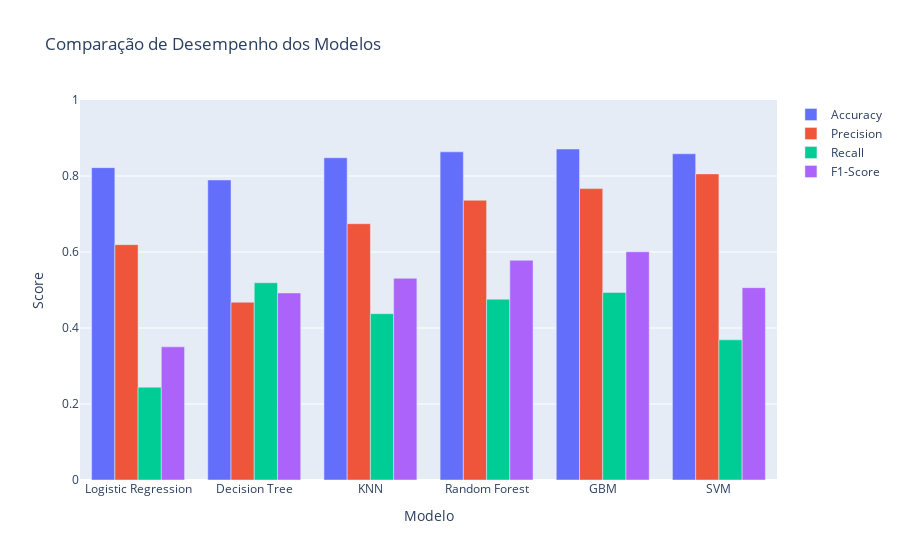

This figure's notebook cell:
### Code cell
# Montagem do DataFrame de Resultados
results_df = pd.DataFrame(results).T

# Exibindo os Resultados em Formato de Tabela
print("Resultados dos Modelos de Classificação:")
print(results_df)

# Criando Gráficos para Comparação Visual dos Modelos com Plotly
def plot_model_performance(df):
    fig = go.Figure()
    for metric in ['Accuracy', 'Precision', 'Recall', 'F1-Score']:
        fig.add_trace(go.Bar(
            x=df.index,
            y=df[metric],
            name=metric
        ))
    
    # Atualizando o layout do gráfico
    fig.update_layout(
        title='Comparação de Desempenho dos Modelos',
        xaxis_title='Modelo',
        yaxis_title='Score',
        barmode='group',
        yaxis=dict(range=[0, 1])  # Define o intervalo do eixo y para melhor visualização
    )
    
    return fig

# Chamando a função e mostrando o gráfico
plot_model_performance(results_df).show()

### Figure 1 — Plotly figure (JSON) as saved in the notebook; plotly's stock layout.template omitted (floating-point values rounded to 4 significant figures)
{"data": [{"name": "Accuracy", "type": "bar", "x": ["Logistic Regression", "Decision Tree", "KNN", "Random Forest", "GBM", "SVM"], "y": [0.822, 0.7895, 0.848, 0.8635, 0.871, 0.8585]}, {"name": "Precision", "type": "bar", "x": ["Logistic Regression", "Decision Tree", "KNN", "Random Forest", "GBM", "SVM"], "y": [0.6194, 0.4679, 0.6745, 0.7362, 0.7668, 0.8056]}, {"name": "Recall", "type": "bar", "x": ["Logistic Regression", "Decision Tree", "KNN", "Random Forest", "GBM", "SVM"], "y": [0.2443, 0.5191, 0.4377, 0.4758, 0.4936, 0.369]}, {"name": "F1-Score", "type": "bar", "x": ["Logistic Regression", "Decision Tree", "KNN", "Random Forest", "GBM", "SVM"], "y": [0.3504, 0.4922, 0.5309, 0.5781, 0.6006, 0.5061]}], "layout": {"autosize": true, "barmode": "group", "title": {"text": "Comparação de Desempenho dos Modelos"}, "xaxis": {"autorange": true, "range": [-0.5, 5.5], "title": {"text": "Modelo"}, "type": "category"}, "yaxis": {"range": [0, 1], "title": {"text": "Score"}, "type": "linear"}}}
